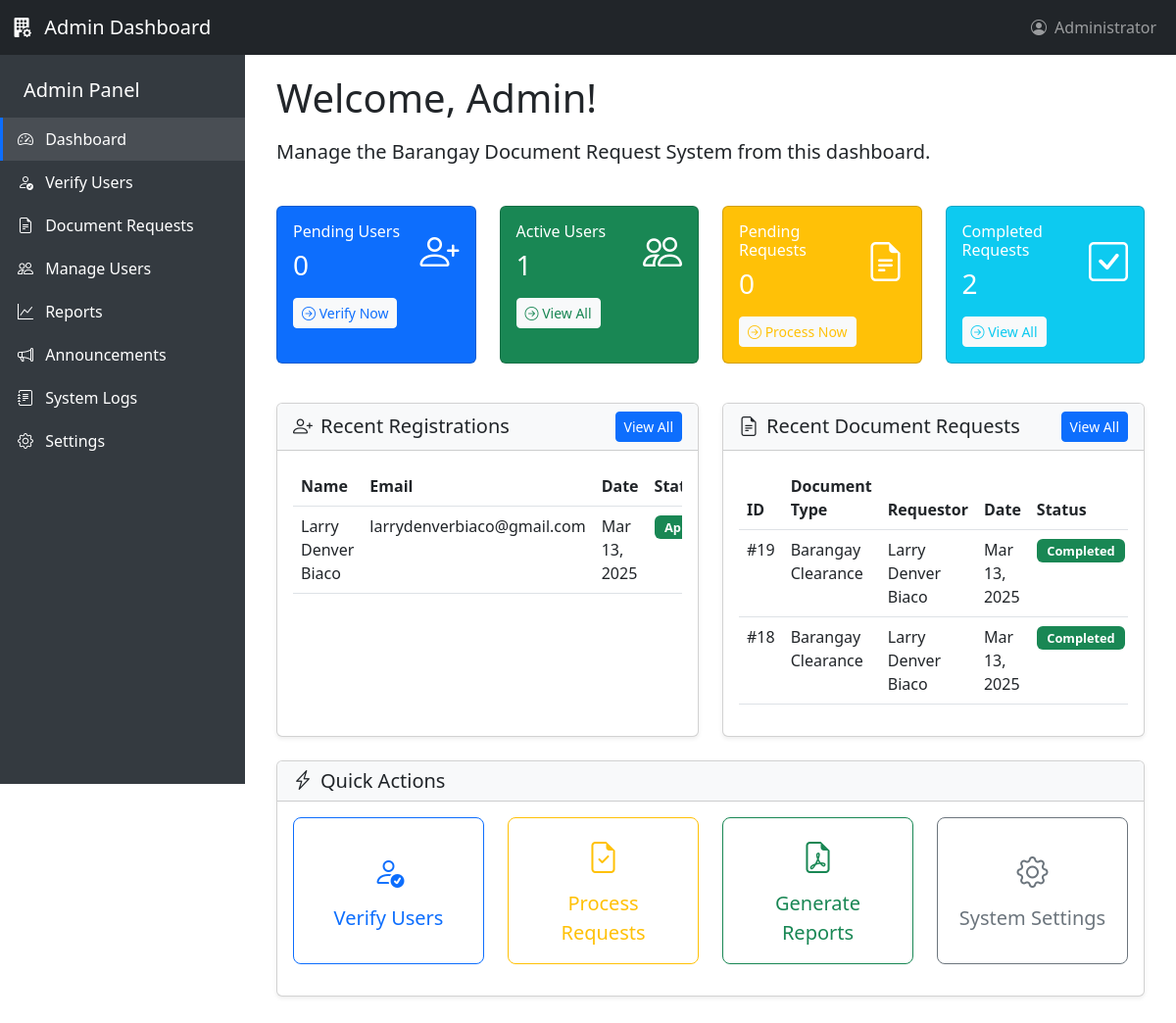
The app's page /admin.php, older data.
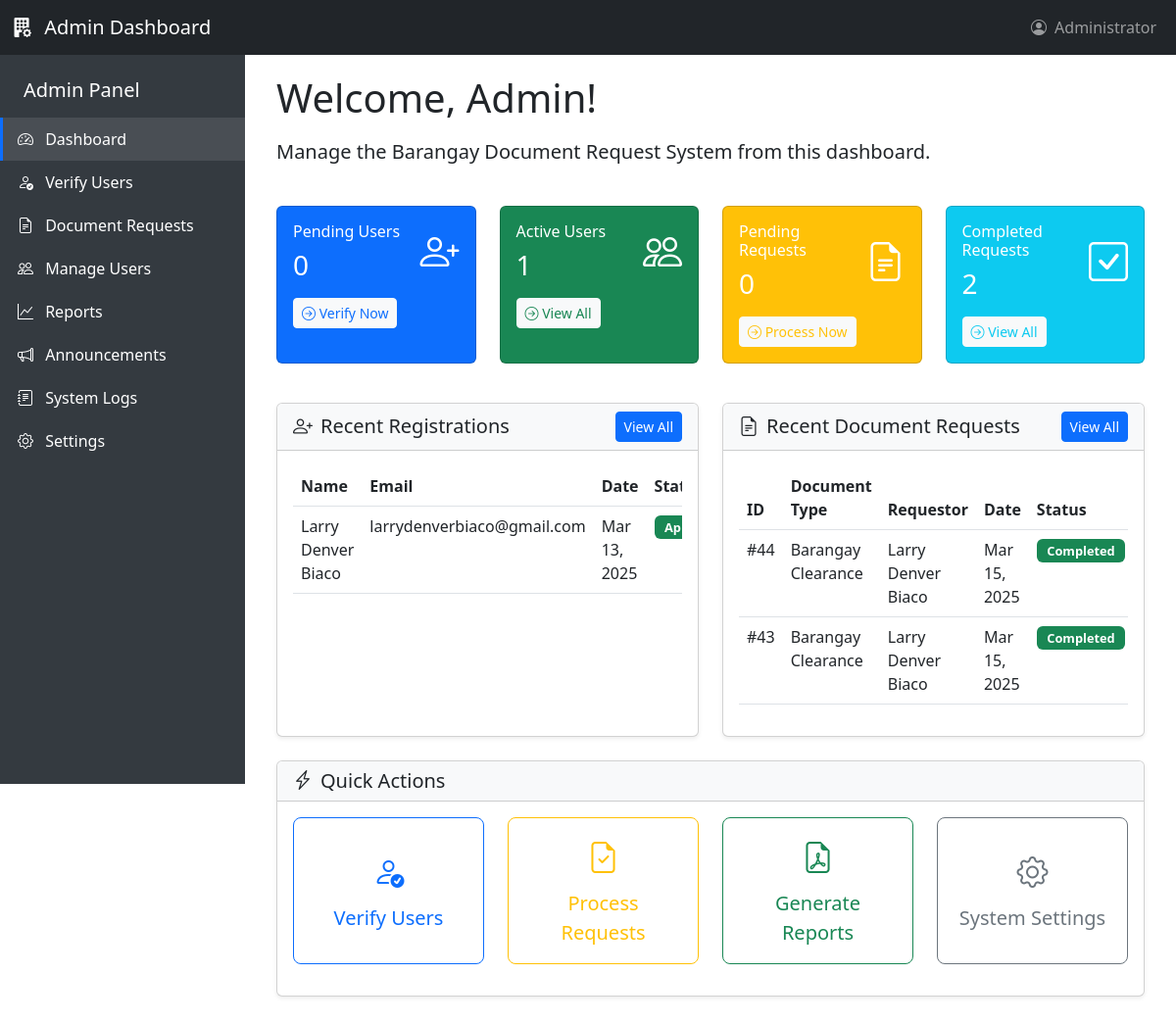
The same page, newer data.
### tables this page shows
CREATE TABLE `users` (
  `user_id` int(11) NOT NULL,
  `email` varchar(100) NOT NULL,
  `password` varchar(255) NOT NULL,
  `first_name` varchar(50) NOT NULL,
  `middle_name` varchar(50) DEFAULT NULL,
  `last_name` varchar(50) NOT NULL,
  `birthday` date NOT NULL,
  `gender` enum('male','female','other') NOT NULL,
  `contact_number` varchar(15) NOT NULL,
  `zone` varchar(20) NOT NULL,
  `house_number` varchar(50) NOT NULL,
  `id_path` varchar(255) NOT NULL,
  `user_type` enum('resident','staff','admin') NOT NULL DEFAULT 'resident',
  `status` enum('active','inactive','pending') NOT NULL DEFAULT 'pending',
  `created_at` timestamp NOT NULL DEFAULT current_timestamp(),
  `updated_at` timestamp NOT NULL DEFAULT current_timestamp() ON UPDATE current_timestamp(),
  `profile_pic` varchar(255) DEFAULT NULL
);

CREATE TABLE `requests` (
  `request_id` int(11) NOT NULL,
  `user_id` int(11) NOT NULL,
  `document_type` varchar(50) NOT NULL,
  `purpose` text NOT NULL,
  `urgent_request` tinyint(1) NOT NULL DEFAULT 0,
  `processing_fee` decimal(10,2) NOT NULL DEFAULT 0.00,
  `status` enum('pending','processing','ready','completed','rejected','cancelled') NOT NULL DEFAULT 'pending',
  `admin_remarks` text DEFAULT NULL,
  `created_at` timestamp NOT NULL DEFAULT current_timestamp(),
  `updated_at` timestamp NOT NULL DEFAULT current_timestamp() ON UPDATE current_timestamp(),
  `completed_at` timestamp NULL DEFAULT NULL,
  `payment_status` tinyint(1) NOT NULL DEFAULT 0,
  `admin_notes` text DEFAULT NULL,
  `payment_method` varchar(20) DEFAULT 'cash',
  `payment_reference` varchar(100) DEFAULT NULL,
  `payment_proof` varchar(255) DEFAULT NULL,
  `payment_notes` text DEFAULT NULL,
  `payment_date` datetime DEFAULT NULL
);

### admin.php (the view, shortened to what the rows shown need)
<?php
$servername = "localhost";
$username = "root";
$password = "";
$dbname = "barangay_request_system";
$recentUsers = [];
$recentRequests = [];
$conn = new mysqli($servername, $username, $password, $dbname);
if ($conn->connect_error) {
    $showAlert = true;
    $alertType = "danger";
    $alertMessage = "Database connection failed: " . $conn->connect_error;
} else {
    $recentUsersSql = "SELECT user_id, email, first_name, last_name, status, created_at
                      FROM users
                      WHERE user_type = 'resident'
                      ORDER BY created_at DESC LIMIT 5";
    $recentUsersResult = $conn->query($recentUsersSql);
    if ($recentUsersResult) {
        while ($row = $recentUsersResult->fetch_assoc()) {
            $recentUsers[] = $row;
        }
    }
    try {
        $recentRequestsSql = "SELECT r.request_id, r.document_type, r.status, r.created_at,
                             u.first_name, u.last_name
                             FROM requests r
                             JOIN users u ON r.user_id = u.user_id
                             ORDER BY r.created_at DESC LIMIT 5";
        $recentRequestsResult = $conn->query($recentRequestsSql);
        if ($recentRequestsResult) {
            while ($row = $recentRequestsResult->fetch_assoc()) {
                $recentRequests[] = $row;
            }
        }
    } catch (Exception $e) {
    }
}
?>
<!DOCTYPE html>
<html lang="en">
<head>
    <link href="https://cdnjs.cloudflare.com/ajax/libs/bootstrap/5.3.0/css/bootstrap.min.css" rel="stylesheet">
    <link rel="stylesheet" href="https://cdnjs.cloudflare.com/ajax/libs/bootstrap-icons/1.10.5/font/bootstrap-icons.min.css">
</head>
<body>
    <div class="main-content">
        <div class="container-fluid">
            <div class="row mb-4">
                <div class="col">
                    <h1 class="display-6 mb-3">Welcome, Admin!</h1>
                </div>
            </div>
            <div class="row">
                <div class="col-lg-6 mb-4">
                    <div class="card h-100 shadow-sm">
                        <div class="card-body">
                            <?php if (empty($recentUsers)): ?>
                                <div class="text-center py-5">
                                    <i class="bi bi-people text-secondary" style="font-size: 2.5rem;"></i>
                                    <p class="mt-3 text-muted">No recent user registrations</p>
                                </div>
                            <?php else: ?>
                                <div class="table-responsive">
                                    <table class="table table-hover">
                                        <thead>
                                            <tr>
                                                <th>Name</th>
                                                <th>Email</th>
                                                <th>Date</th>
                                                <th>Status</th>
                                            </tr>
                                        </thead>
                                        <tbody>
                                            <?php foreach ($recentUsers as $user): ?>
                                            <tr>
                                                <td><?php echo htmlspecialchars($user['first_name'] . ' ' . $user['last_name']); ?></td>
                                                <td><?php echo htmlspecialchars($user['email']); ?></td>
                                                <td><?php echo date('M d, Y', strtotime($user['created_at'])); ?></td>
                                                <td>
                                                    <?php if ($user['status'] == 'pending'): ?>
                                                        <span class="badge bg-warning text-dark status-badge">Pending</span>
                                                    <?php elseif ($user['status'] == 'active'): ?>
                                                        <span class="badge bg-success status-badge">Approved</span>
                                                    <?php elseif ($user['status'] == 'inactive'): ?>
                                                        <span class="badge bg-danger status-badge">Rejected</span>
                                                    <?php endif; ?>
                                                </td>
                                            </tr>
                                            <?php endforeach; ?>
                                        </tbody>
                                    </table>
                                </div>
                            <?php endif; ?>
                        </div>
                    </div>
                </div>
                <div class="col-lg-6 mb-4">
                    <div class="card h-100 shadow-sm">
                        <div class="card-body">
                            <?php if (empty($recentRequests)): ?>
                                <div class="text-center py-5">
                                    <i class="bi bi-file-earmark text-secondary" style="font-size: 2.5rem;"></i>
                                    <p class="mt-3 text-muted">No recent document requests</p>
                                </div>
                            <?php else: ?>
                                <div class="table-responsive">
                                    <table class="table table-hover">
                                        <thead>
                                            <tr>
                                                <th>ID</th>
                                                <th>Document Type</th>
                                                <th>Requestor</th>
                                                <th>Date</th>
                                                <th>Status</th>
                                            </tr>
                                        </thead>
                                        <tbody>
                                            <?php foreach ($recentRequests as $request): ?>
                                            <tr>
                                                <td>#<?php echo $request['request_id']; ?></td>
                                                <td>
                                                    <?php
                                                        $docType = str_replace('_', ' ', $request['document_type']);
                                                        echo ucwords($docType);
                                                    ?>
                                                </td>
                                                <td><?php echo htmlspecialchars($request['first_name'] . ' ' . $request['last_name']); ?></td>
                                                <td><?php echo date('M d, Y', strtotime($request['created_at'])); ?></td>
                                                <td>
                                                    <?php if ($request['status'] == 'pending'): ?>
                                                        <span class="badge bg-warning text-dark status-badge">Pending</span>
                                                    <?php elseif ($request['status'] == 'processing'): ?>
                                                        <span class="badge bg-info text-white status-badge">Processing</span>
                                                    <?php elseif ($request['status'] == 'completed'): ?>
                                                        <span class="badge bg-success status-badge">Completed</span>
                                                    <?php elseif ($request['status'] == 'rejected'): ?>
                                                        <span class="badge bg-danger status-badge">Rejected</span>
                                                    <?php endif; ?>
                                                </td>
                                            </tr>
                                            <?php endforeach; ?>
                                        </tbody>
                                    </table>
                                </div>
                            <?php endif; ?>
                        </div>
                    </div>
                </div>
            </div>
        </div>
    </div>
</body>
</html>

Row changes from the older to the newer data that the page shows:
removed requests: request_id "19", document_type "Barangay Clearance", user.last_name "Larry Denver Biaco", created_at "Mar 13, 2025", status "Completed"
removed requests: request_id "18", document_type "Barangay Clearance", user.last_name "Larry Denver Biaco", created_at "Mar 13, 2025", status "Completed"
added requests: request_id "44", document_type "Barangay Clearance", user.last_name "Larry Denver Biaco", created_at "Mar 15, 2025", status "Completed"
added requests: request_id "43", document_type "Barangay Clearance", user.last_name "Larry Denver Biaco", created_at "Mar 15, 2025", status "Completed"
